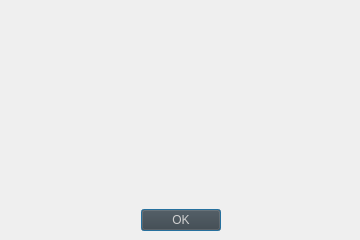
<?xml version="1.0" encoding="UTF-8"?>
<ui version="4.0">
 <class>TimerNotification</class>
 <widget class="QDialog" name="TimerNotification">
  <property name="windowModality">
   <enum>Qt::NonModal</enum>
  </property>
  <property name="geometry">
   <rect>
    <x>0</x>
    <y>0</y>
    <width>360</width>
    <height>240</height>
   </rect>
  </property>
  <property name="minimumSize">
   <size>
    <width>360</width>
    <height>240</height>
   </size>
  </property>
  <property name="maximumSize">
   <size>
    <width>360</width>
    <height>240</height>
   </size>
  </property>
  <property name="windowTitle">
   <string>Timeout!</string>
  </property>
  <widget class="QWidget" name="verticalLayoutWidget">
   <property name="geometry">
    <rect>
     <x>10</x>
     <y>10</y>
     <width>341</width>
     <height>221</height>
    </rect>
   </property>
   <layout class="QVBoxLayout" name="verticalLayout">
    <item>
     <widget class="QLabel" name="label_name">
      <property name="sizePolicy">
       <sizepolicy hsizetype="Preferred" vsizetype="Fixed">
        <horstretch>0</horstretch>
        <verstretch>0</verstretch>
       </sizepolicy>
      </property>
      <property name="minimumSize">
       <size>
        <width>0</width>
        <height>32</height>
       </size>
      </property>
      <property name="font">
       <font>
        <pointsize>13</pointsize>
       </font>
      </property>
      <property name="styleSheet">
       <string notr="true">color: #ffa500;</string>
      </property>
      <property name="text">
       <string/>
      </property>
      <property name="alignment">
       <set>Qt::AlignHCenter|Qt::AlignTop</set>
      </property>
      <property name="textInteractionFlags">
       <set>Qt::NoTextInteraction</set>
      </property>
     </widget>
    </item>
    <item>
     <widget class="QLabel" name="label">
      <property name="font">
       <font>
        <pointsize>12</pointsize>
       </font>
      </property>
      <property name="styleSheet">
       <string notr="true">color: #d0d0d0;</string>
      </property>
      <property name="text">
       <string/>
      </property>
      <property name="alignment">
       <set>Qt::AlignLeading|Qt::AlignLeft|Qt::AlignTop</set>
      </property>
      <property name="textInteractionFlags">
       <set>Qt::NoTextInteraction</set>
      </property>
     </widget>
    </item>
    <item>
     <widget class="QDialogButtonBox" name="buttonBox">
      <property name="styleSheet">
       <string notr="true">background: #3E3F40;
color: #d0d0d0;</string>
      </property>
      <property name="orientation">
       <enum>Qt::Horizontal</enum>
      </property>
      <property name="standardButtons">
       <set>QDialogButtonBox::Ok</set>
      </property>
      <property name="centerButtons">
       <bool>true</bool>
      </property>
     </widget>
    </item>
   </layout>
  </widget>
 </widget>
 <resources/>
 <connections>
  <connection>
   <sender>buttonBox</sender>
   <signal>accepted()</signal>
   <receiver>TimerNotification</receiver>
   <slot>accept()</slot>
   <hints>
    <hint type="sourcelabel">
     <x>248</x>
     <y>254</y>
    </hint>
    <hint type="destinationlabel">
     <x>157</x>
     <y>274</y>
    </hint>
   </hints>
  </connection>
  <connection>
   <sender>buttonBox</sender>
   <signal>rejected()</signal>
   <receiver>TimerNotification</receiver>
   <slot>reject()</slot>
   <hints>
    <hint type="sourcelabel">
     <x>316</x>
     <y>260</y>
    </hint>
    <hint type="destinationlabel">
     <x>286</x>
     <y>274</y>
    </hint>
   </hints>
  </connection>
 </connections>
</ui>
